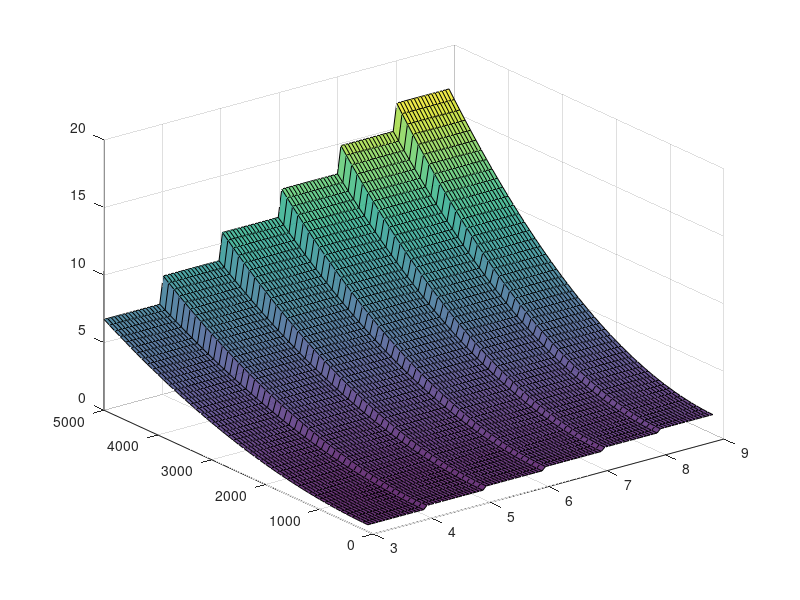

The MATLAB script that drew this image: (Note: this script raises an error after producing the figure.)
% Parameters
P_TLV   = 248e-9;       % TLV comparator power [W]
Rds_on  = 178e-3;       % On-resistance of SIP [Ohm]
P_AND4  = 231e-9;        % Power per group of 4 AND gates [W]
P_NAND4 = 231e-9;        % Power per group of 4 NAND gates [W]

% Sweep ranges
n_vals = linspace(3,8.9,100);                         % number of inputs
%I_vals = logspace(-4, -2, 200);       % current from 100 uA to 10 mA, finer grid
I_vals = linspace(100e-6, 5e-3, 50);

% Create meshgrid
[N, I] = meshgrid(n_vals, I_vals);

%% Configuration A: SIP + TLV
P_SIP = (I.^2) * Rds_on;                       % power per SIP
P_tot_A_w = (floor(N) - 1) .* (P_TLV + P_SIP);           % power worst case
P_tot_A_b = (floor(N) - 1) .* (P_TLV)  + P_SIP;          % power best case
P_tot_A = (0.6*P_tot_A_b+0.4*P_tot_A_w);


%% Configuration B: SIP + TLV + Logic
% Numero intero da usare per i gruppi logici
N_int = floor(N);          % o round(N) se vuoi arrotondare al più vicino intero

% Numero dispositivi logici richiesti (arrotondati per eccesso)
logic_groups_NAND = ceil((N_int .* (N_int-1) ./ 2) ./ 4);   % NAND a gruppi di 4
logic_groups_AND  = ceil((N_int .* (N_int-2)) ./ 4);        % AND a gruppi di 4

% Potenza totale
P_tot_B = P_SIP ...
         + (N_int .* (N_int-1) ./ 2) .* P_TLV ...   % continua per P_TLV
         + logic_groups_NAND .* P_NAND4 ... % gradino per NAND
         + logic_groups_AND  .* P_AND4;     % gradino per AND


%% Figure 1: Configuration A
figure;
hA = surf(N, I*1e6, P_tot_A*1e6, 'FaceAlpha',0.8, 'EdgeColor','k');
%shading flat;
colormap('parula');
xlabel('Number of Inputs (n)');
ylabel('Input Current I [\muA]');
zlabel('Power Dissipation [\muW]');
title('Configuration A: SIP + TLV');
legend(hA,'Config A (SIP+TLV)','Location','best');
grid on; view(-45,30);
xticks(3:1:8)   % Mostra solo 3,4,5,6,7,8

%% Figure 2: Configuration B
figure;
hB = surf(N, I*1e6, P_tot_B*1e6, 'FaceAlpha',0.8, 'EdgeColor','k');
%shading flat;
colormap('default');
xlabel('Number of Inputs (n)');
ylabel('Input Current I [\muA]');
zlabel('Power Dissipation [\muW]');
title('Configuration B: SIP + TLV + Logic');
legend(hB,'Config B (SIP+TLV+Logic)','Location','best');
grid on; view(-45,30);
xticks(3:1:8)   % Mostra solo 3,4,5,6,7,8


%% Figure 3: Surfaces con gradiente colorato corretto (n discreto)
figure; hold on;

% Normalizziamo i valori tra 0 e 1
C_A = (P_tot_A - min(P_tot_A(:))) / (max(P_tot_A(:)) - min(P_tot_A(:)));
C_B = (P_tot_B - min(P_tot_B(:))) / (max(P_tot_B(:)) - min(P_tot_B(:)));

% Config A: celeste chiaro -> blu intenso
%RGB_A = cat(3, 0.4 + 0.1*C_A, 0.8 - 0.3*C_A, 1 - 0.2*C_A);  
RGB_A = cat(3, 0.8*C_A + 0.2, 0.5*C_A + 0.2, 1 - 0.5*C_A);

%RGB_A = cat(3, (1-C_A), (1-C_A), (1-C_A));

% Config B: Rosso intenso -> Verde puro
RGB_B = cat(3, 1 - C_B, C_B, zeros(size(C_B)));  

% Plot superfici
hA = surf(N, I*1e6, P_tot_A*1e6, RGB_A, ...
          'FaceAlpha',0.7, 'EdgeColor','none', 'FaceColor','interp');
hB = surf(N, I*1e6, P_tot_B*1e6, RGB_B, ...
          'FaceAlpha',0.6, 'EdgeColor','none', 'FaceColor','interp');

% Intersection points
hInt = [];
for ni = 1:length(n_vals)
    diffP = (P_tot_A(:,ni) - P_tot_B(:,ni));
    sign_change_idx = find(diffP(1:end-1).*diffP(2:end) < 0);
    for k = sign_change_idx'
        I_int = (I(k,ni) + I(k+1,ni)) / 2;
        P_int = (P_tot_A(k,ni)+P_tot_A(k+1,ni) + P_tot_B(k,ni)+P_tot_B(k+1,ni))/4;
        hInt = scatter3(n_vals(ni), I_int*1e6, P_int*1e6, 10, 'k', 'filled');
    end
end

% Aggiungi linee verticali lungo la corrente per N interi
n_int = 3:8;   % valori interi di N
for k = 1:length(n_int)
    % Trova il primo indice in cui n_vals è maggiore o uguale a n_int(k)
    idx = find(n_vals >= n_int(k), 1, 'first');
    
    % Estrai la colonna di potenza per N intero
    P_A_col = P_tot_A(:, idx);
    P_B_col = P_tot_B(:, idx);
    
    % Traccia le linee 3D
    plot3(n_vals(idx)*ones(size(I)), I*1e6, P_A_col*1e6, 'k', 'LineWidth', 1.5);
    plot3(n_vals(idx)*ones(size(I)), I*1e6, P_B_col*1e6, 'k', 'LineWidth', 1.5);
end

xticks(3:1:8)   % Mostra solo 3,4,5,6,7,8
xlabel('Number of Inputs (n)');
ylabel('Input Current I [\muA]');
zlabel('Power Dissipation [\muW]');
title('Comparison and Intersection of Configurations A and B');

% Legenda
legend([hA, hB, hInt], ...
       {'Config A (SIP+TLV)','Config B (SIP+TLV+Logic)','Intersection'}, ...
       'Location','best');

grid on; view(-45,30);
hold off;


%% calcolo interserioni
P_logic_unit = P_AND4 + P_NAND4;
n = 3:8;    % valori discreti di N (input count)
I_vals = zeros(size(n));

for k = 1:length(n)    
    % Numero di gruppi logici per questo valore di n
    logic_groups = floor((n(k) - 1) / 4) + 1;

    % Potenza logica
    P_logic = logic_groups * P_logic_unit;
    
    % Intersezione: P_tot_A = P_tot_B  → ricavo la corrente I
    I_vals(k) = sqrt( (P_TLV + P_logic) / ((n(k)-2) * Rds_on) );
end

% Mostra tabella con correnti
result = table(n.', I_vals.', I_vals.'*1e3, I_vals.'*1e6, ...
      'VariableNames', {'n','I_A','I_mA','I_uA'})
